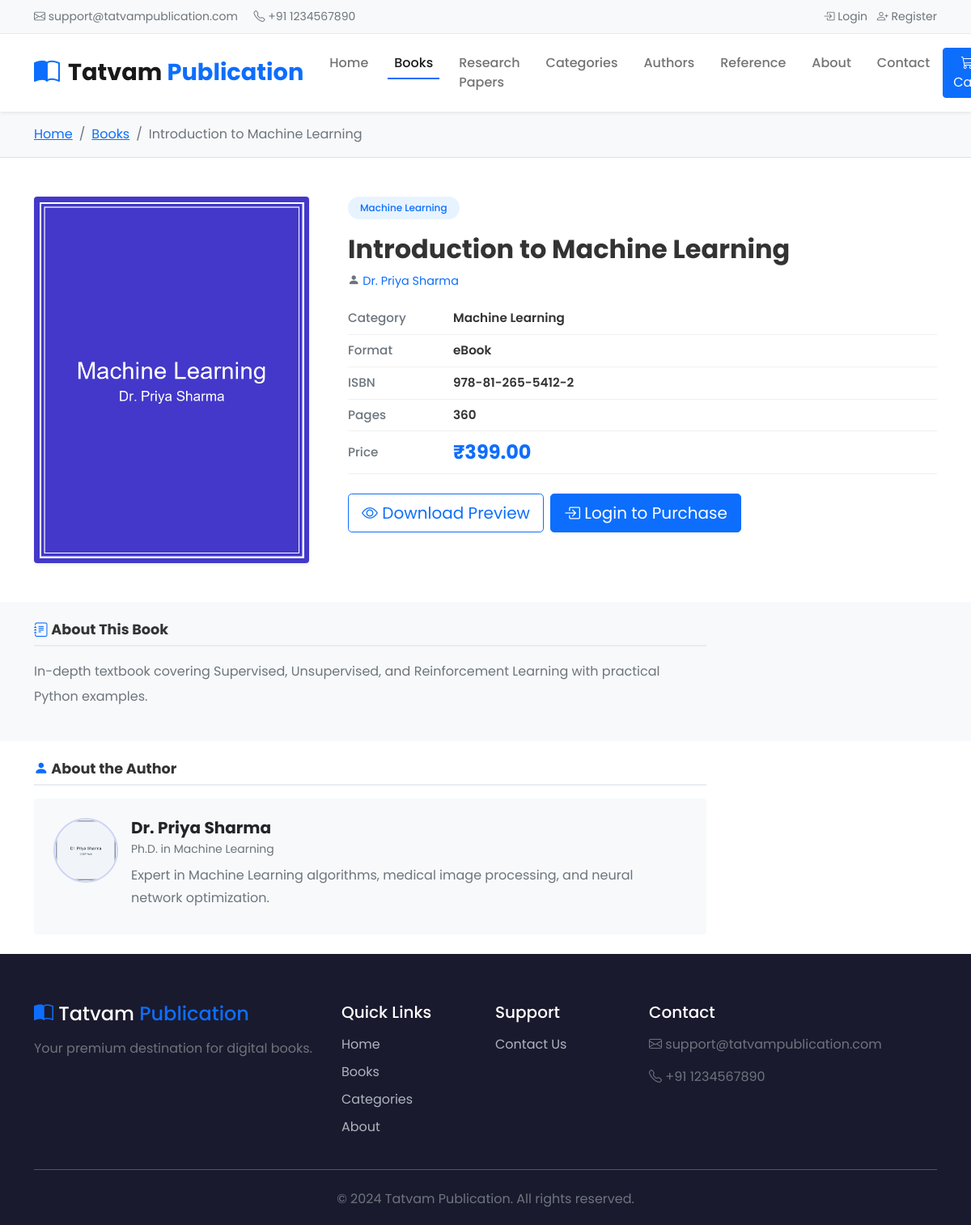
The app's page /book-detail.php?id=2 with its own data.
### tables this page shows
CREATE TABLE IF NOT EXISTS `books` (
  `id` INT(11) NOT NULL AUTO_INCREMENT,
  `title` VARCHAR(255) NOT NULL,
  `subtitle` VARCHAR(255) DEFAULT NULL,
  `author_id` INT(11) NOT NULL,
  `description` TEXT NOT NULL,
  `category_id` INT(11) NOT NULL,
  `cover` VARCHAR(255) NOT NULL,
  `file` VARCHAR(255) NOT NULL,
  `preview_file` VARCHAR(255) DEFAULT NULL,
  `isbn` VARCHAR(50) DEFAULT NULL,
  `doi` VARCHAR(100) DEFAULT NULL,
  `pages` INT(11) DEFAULT NULL,
  `format` ENUM('Paperback','eBook') DEFAULT 'eBook',
  `language` VARCHAR(50) DEFAULT 'English',
  `edition` VARCHAR(50) DEFAULT '1st Edition',
  `keywords` TEXT DEFAULT NULL,
  `publication_date` DATE DEFAULT NULL,
  `price` DECIMAL(10,2) NOT NULL DEFAULT '0.00',
  `status` ENUM('Draft','Pending','Approved','Rejected','Published') NOT NULL DEFAULT 'Published',
  `content_type` ENUM('book','research_paper') NOT NULL DEFAULT 'book',
  `created_by` INT(11) DEFAULT NULL,
  `approved_by` INT(11) DEFAULT NULL,
  `approved_at` TIMESTAMP NULL DEFAULT NULL,
  `created_at` TIMESTAMP DEFAULT CURRENT_TIMESTAMP,
  `updated_at` TIMESTAMP DEFAULT CURRENT_TIMESTAMP ON UPDATE CURRENT_TIMESTAMP,
  PRIMARY KEY (`id`),
  KEY `idx_books_author` (`author_id`),
  KEY `idx_books_category` (`category_id`),
  KEY `idx_books_status` (`status`),
  KEY `idx_books_content_type` (`content_type`),
  CONSTRAINT `fk_books_author` FOREIGN KEY (`author_id`) REFERENCES `authors` (`id`) ON DELETE CASCADE ON UPDATE CASCADE,
  CONSTRAINT `fk_books_category` FOREIGN KEY (`category_id`) REFERENCES `categories` (`id`) ON UPDATE CASCADE
);

CREATE TABLE IF NOT EXISTS `categories` (
  `id` INT(11) NOT NULL AUTO_INCREMENT,
  `name` VARCHAR(191) NOT NULL,
  `created_at` TIMESTAMP DEFAULT CURRENT_TIMESTAMP,
  PRIMARY KEY (`id`),
  UNIQUE KEY `idx_categories_name` (`name`)
);

CREATE TABLE IF NOT EXISTS `authors` (
  `id` INT(11) NOT NULL AUTO_INCREMENT,
  `user_id` INT(11) DEFAULT NULL,
  `name` VARCHAR(255) NOT NULL,
  `photo` VARCHAR(255) DEFAULT NULL,
  `about` TEXT DEFAULT NULL,
  `qualification` VARCHAR(255) DEFAULT NULL,
  `designation` VARCHAR(255) DEFAULT NULL,
  `organization` VARCHAR(255) DEFAULT NULL,
  `contact` VARCHAR(255) DEFAULT NULL,
  `created_at` TIMESTAMP DEFAULT CURRENT_TIMESTAMP,
  `updated_at` TIMESTAMP DEFAULT CURRENT_TIMESTAMP ON UPDATE CURRENT_TIMESTAMP,
  PRIMARY KEY (`id`),
  KEY `idx_authors_user_id` (`user_id`),
  CONSTRAINT `fk_author_user` FOREIGN KEY (`user_id`) REFERENCES `users` (`id`) ON DELETE SET NULL ON UPDATE CASCADE
);

### php/func-book.php (called while the page is built, shortened)
<?php
function get_book($con, $id){
   $sql  = "SELECT * FROM books WHERE id=?";
   $stmt = $con->prepare($sql);
   $stmt->execute([$id]);
   if ($stmt->rowCount() > 0) {
   	  $book = $stmt->fetch();
   }else {
      $book = 0;
   }
   return $book;
}

### php/func-category.php (called while the page is built, shortened)
<?php
function get_all_categories($con){
   $sql  = "SELECT * FROM categories";
   $stmt = $con->prepare($sql);
   $stmt->execute();
   if ($stmt->rowCount() > 0) {
   	  $categories = $stmt->fetchAll();
   }else {
      $categories = 0;
   }
   return $categories;
}

### php/func-author.php (called while the page is built, shortened)
<?php
function get_author($con, $id){
   $sql  = "SELECT * FROM authors WHERE id=?";
   $stmt = $con->prepare($sql);
   $stmt->execute([$id]);
   if ($stmt->rowCount() > 0) {
   	  $author = $stmt->fetch();
   }else {
      $author = 0;
   }
   return $author;
}

### book-detail.php (the view, shortened to what this page needs)
<?php
$book_id = intval($_GET['id']);
include "db_conn.php";
include "php/func-book.php";
include "php/func-author.php";
include "php/func-category.php";
$book = get_book($conn, $book_id);
$author = get_author($conn, $book['author_id']);
$categories = get_all_categories($conn);
$category_name = '';
if (is_array($categories)) {
    foreach ($categories as $cat) {
        if ($cat['id'] == $book['category_id']) {
            $category_name = $cat['name'];
            break;
        }
    }
}
$cart_count = 0;
$in_cart = false;
$purchased = false;
$is_free = ($book['price'] == 0);
$is_admin = (isset($_SESSION['user_type']) && $_SESSION['user_type'] == 'admin');
$content_type = $book['content_type'] ?? 'book';
$has_preview = !empty($book['preview_file']);
?>
<!DOCTYPE html>
<html lang="en">
<head>
    <link href="https://cdn.jsdelivr.net/npm/bootstrap@5.1.1/dist/css/bootstrap.min.css" rel="stylesheet">
    <link rel="stylesheet" href="https://cdn.jsdelivr.net/npm/bootstrap-icons@1.10.0/font/bootstrap-icons.css">
    <link rel="stylesheet" href="css/style.css">
</head>
<body>
	<div class="top-bar">
		<div class="container">
			<div class="d-flex justify-content-between align-items-center">
				<div class="top-info">
					<i class="bi bi-envelope"></i> support@tatvampublication.com
					<span class="ms-3"><i class="bi bi-telephone"></i> +91 1234567890</span>
				</div>
				<div class="top-links">
					<?php if (isset($_SESSION['user_id'])) {
						if (isset($_SESSION['user_type']) && $_SESSION['user_type'] == 'customer') { ?>
							<a href="my-orders.php"><i class="bi bi-bag-check"></i> My Orders</a>
							<a href="user-profile.php" class="ms-2"><i class="bi bi-person-circle"></i> <?=$_SESSION['user_name']?></a>
							<a href="php/user-logout.php" class="ms-2"><i class="bi bi-box-arrow-right"></i> Logout</a>
						<?php } else { ?>
							<a href="admin.php"><i class="bi bi-speedometer2"></i> Dashboard</a>
						<?php }
					}else{ ?>
						<a href="user-login.php"><i class="bi bi-box-arrow-in-right"></i> Login</a>
						<a href="register.php" class="ms-2"><i class="bi bi-person-plus"></i> Register</a>
					<?php } ?>
				</div>
			</div>
		</div>
	</div>
	<nav class="navbar navbar-expand-lg navbar-light bg-white sticky-top shadow-sm">
		<div class="container">
			<a class="navbar-brand" href="index.php">
				<i class="bi bi-book-half text-primary"></i>
				<span class="brand-text">Tatvam <span class="text-primary">Publication</span></span>
			</a>
			<div class="collapse navbar-collapse" id="navbarMain">
				<ul class="navbar-nav mx-auto">
					<li class="nav-item"><a class="nav-link" href="index.php">Home</a></li>
					<li class="nav-item"><a class="nav-link <?=($content_type == 'book') ? 'active' : ''?>" href="books.php">Books</a></li>
					<li class="nav-item"><a class="nav-link <?=($content_type == 'research_paper') ? 'active' : ''?>" href="books.php?type=research_paper">Research Papers</a></li>
					<li class="nav-item"><a class="nav-link" href="categories.php">Categories</a></li>
					<li class="nav-item"><a class="nav-link" href="authors.php">Authors</a></li>
					<li class="nav-item"><a class="nav-link" href="reference.php">Reference</a></li>
					<li class="nav-item"><a class="nav-link" href="about.php">About</a></li>
					<li class="nav-item"><a class="nav-link" href="contact.php">Contact</a></li>
				</ul>
				<div class="d-flex align-items-center">
					<?php if (isset($_SESSION['user_id']) && isset($_SESSION['user_type']) && $_SESSION['user_type'] == 'customer') { ?>
						<a href="cart.php" class="btn btn-primary position-relative">
							<i class="bi bi-cart3"></i> Cart
							<?php if ($cart_count > 0) { ?>
								<span class="position-absolute top-0 start-100 translate-middle badge rounded-pill bg-danger">
									<?=$cart_count?>
								</span>
							<?php } ?>
						</a>
					<?php } else { ?>
						<a href="user-login.php" class="btn btn-primary"><i class="bi bi-cart3"></i> Cart</a>
					<?php } ?>
				</div>
			</div>
		</div>
	</nav>
<section class="py-3 bg-light border-bottom">
    <div class="container">
        <nav aria-label="breadcrumb">
            <ol class="breadcrumb mb-0">
                <li class="breadcrumb-item"><a href="index.php">Home</a></li>
                <li class="breadcrumb-item"><a href="books.php"><?=$content_type == 'research_paper' ? 'Research Papers' : 'Books'?></a></li>
                <li class="breadcrumb-item active"><?=htmlspecialchars($book['title'])?></li>
            </ol>
        </nav>
    </div>
</section>
<section class="py-5">
    <div class="container">
        <div class="row g-5">
            <div class="col-lg-4 col-md-5">
                <img src="uploads/cover/<?=htmlspecialchars($book['cover'])?>"
                     alt="<?=htmlspecialchars($book['title'])?>"
                     class="detail-cover img-fluid rounded shadow-sm"
                     onerror="this.src='img/default-book.png'">
            </div>
            <div class="col-lg-8 col-md-7">
                <?php if ($content_type == 'research_paper'): ?>
                <span class="book-category research-paper-badge mb-2">Research Paper</span>
                <?php else: ?>
                <span class="book-category mb-2"><?=htmlspecialchars($category_name)?></span>
                <?php endif; ?>
                <h1 class="fw-bold mt-2 mb-2" style="font-size: 2rem; line-height: 1.3;"><?=htmlspecialchars($book['title'])?></h1>
                <p class="book-author mb-3">
                    <i class="bi bi-person-fill"></i>
                    <?php if ($author && $author !== 0): ?>
                        <a href="author.php?id=<?=$author['id']?>" class="text-decoration-none text-primary fw-medium"><?=htmlspecialchars($author['name'])?></a>
                    <?php else: ?>
                        <span class="text-muted">Unknown Author</span>
                    <?php endif; ?>
                </p>
                <table class="table detail-meta-table mb-4">
                    <tr>
                        <td class="text-muted" style="width:120px;">Category</td>
                        <td class="fw-medium"><?=htmlspecialchars($category_name ?: 'N/A')?></td>
                    </tr>
                    <tr>
                        <td class="text-muted">Format</td>
                        <td class="fw-medium"><?=htmlspecialchars($book['format'] ?? 'eBook')?></td>
                    </tr>
                    <?php if ($content_type == 'book' && !empty($book['isbn'])): ?>
                    <tr>
                        <td class="text-muted">ISBN</td>
                        <td class="fw-medium"><?=htmlspecialchars($book['isbn'])?></td>
                    </tr>
                    <?php endif; ?>
                    <?php if (!empty($book['pages'])): ?>
                    <tr>
                        <td class="text-muted">Pages</td>
                        <td class="fw-medium"><?=intval($book['pages'])?></td>
                    </tr>
                    <?php endif; ?>
                    <tr>
                        <td class="text-muted align-middle">Price</td>
                        <td class="book-price fs-4 fw-bold text-primary"><?=$is_free ? 'Free' : '₹' . number_format($book['price'], 2)?></td>
                    </tr>
                </table>
                <div class="download-actions d-flex flex-wrap gap-2 mt-4">
                    <?php if ($is_free): ?>
                        <a href="download.php?book_id=<?=$book_id?>&type=full" class="btn btn-success btn-lg">
                            <i class="bi bi-download"></i> Download Free
                        </a>
                    <?php else: ?>
                        <?php if ($has_preview): ?>
                        <a href="download.php?book_id=<?=$book_id?>&type=preview" class="btn btn-outline-primary btn-lg">
                            <i class="bi bi-eye"></i> Download Preview
                        </a>
                        <?php endif; ?>
                        <?php if (isset($_SESSION['user_id']) && $_SESSION['user_type'] == 'customer'): ?>
                            <?php if ($in_cart): ?>
                                <a href="cart.php" class="btn btn-secondary btn-lg">
                                    <i class="bi bi-cart-check"></i> Already in Cart
                                </a>
                            <?php else: ?>
                                <a href="php/add-to-cart.php?book_id=<?=$book_id?>&redirect=book-detail.php?id=<?=$book_id?>" class="btn btn-primary btn-lg">
                                    <i class="bi bi-cart-plus"></i> Add to Cart
                                </a>
                            <?php endif; ?>
                        <?php else: ?>
                            <a href="user-login.php?redirect=book-detail.php?id=<?=$book_id?>" class="btn btn-primary btn-lg">
                                <i class="bi bi-box-arrow-in-right"></i> Login to Purchase
                            </a>
                        <?php endif; ?>
                    <?php endif; ?>
                </div>
            </div>
        </div>
    </div>
</section>
<section class="py-4 bg-light">
    <div class="container">
        <div class="row">
            <div class="col-lg-9">
                <h5 class="detail-section-title fw-bold mb-3"><i class="bi bi-journal-text text-primary"></i> About This <?=$content_type == 'research_paper' ? 'Research Paper' : 'Book'?></h5>
                <p class="text-muted" style="line-height: 1.9;"><?=nl2br(htmlspecialchars($book['description'] ?? ''))?></p>
            </div>
        </div>
    </div>
</section>
<?php if ($author && $author !== 0): ?>
<section class="py-4">
    <div class="container">
        <div class="row">
            <div class="col-lg-9">
                <h5 class="detail-section-title fw-bold mb-3"><i class="bi bi-person-fill text-primary"></i> About the Author</h5>
                <div class="d-flex gap-3 align-items-start bg-light p-4 rounded">
                    <?php if (!empty($author['photo'])): ?>
                    <img src="uploads/author_photos/<?=htmlspecialchars($author['photo'])?>" class="author-about-photo rounded-circle" style="width: 80px; height: 80px; object-fit: cover;" alt="<?=htmlspecialchars($author['name'])?>">
                    <?php else: ?>
                    <div class="author-about-avatar rounded-circle bg-primary text-white d-flex align-items-center justify-content-center" style="width: 80px; height: 80px; font-size: 2rem;"><i class="bi bi-person-fill"></i></div>
                    <?php endif; ?>
                    <div>
                        <h6 class="fw-bold mb-1 fs-5">
                            <a href="author.php?id=<?=$author['id']?>" class="text-decoration-none text-dark"><?=htmlspecialchars($author['name'])?></a>
                        </h6>
                        <?php if (!empty($author['qualification'])): ?>
                        <p class="text-muted small mb-2"><?=htmlspecialchars($author['qualification'])?></p>
                        <?php endif; ?>
                        <?php if (!empty($author['about'])): ?>
                        <p class="text-muted mb-2" style="line-height:1.7;">
                            <?=htmlspecialchars(substr($author['about'], 0, 300))?><?=strlen($author['about']) > 300 ? '...' : ''?>
                        </p>
                        <?php endif; ?>
                    </div>
                </div>
            </div>
        </div>
    </div>
</section>
<?php endif; ?>
	<footer class="footer">
		<div class="container">
			<div class="row g-4">
				<div class="col-lg-4">
					<h4 class="mb-3"><i class="bi bi-book-half text-primary"></i> Tatvam <span class="text-primary">Publication</span></h4>
					<p class="text-muted">Your premium destination for digital books.</p>
				</div>
				<div class="col-lg-2 col-6">
					<h5 class="mb-3">Quick Links</h5>
					<ul class="footer-links">
						<li><a href="index.php">Home</a></li>
						<li><a href="books.php">Books</a></li>
						<li><a href="categories.php">Categories</a></li>
						<li><a href="about.php">About</a></li>
					</ul>
				</div>
				<div class="col-lg-2 col-6">
					<h5 class="mb-3">Support</h5>
					<ul class="footer-links">
						<li><a href="contact.php">Contact Us</a></li>
					</ul>
				</div>
				<div class="col-lg-4">
					<h5 class="mb-3">Contact</h5>
					<p class="text-muted"><i class="bi bi-envelope"></i> support@tatvampublication.com</p>
					<p class="text-muted"><i class="bi bi-telephone"></i> +91 1234567890</p>
				</div>
			</div>
			<hr class="my-4">
			<div class="text-center text-muted">
				<p class="mb-0">&copy; 2024 Tatvam Publication. All rights reserved.</p>
			</div>
		</div>
	</footer>
</body>
</html>

### records on screen
books: title "Introduction to Machine Learning", cover (picture), format "eBook", isbn "978-81-265-5412-2", pages "360", price "399.00", description "In-depth textbook covering Supervised, Unsupervised, and Reinforcement Learning with practical Python examples."
categories: name "Machine Learning"
authors: name "Dr. Priya Sharma", photo (picture), qualification "Ph.D. in Machine Learning", about "Expert in Machine Learning algorithms, medical image processing, and neural network optimization."
